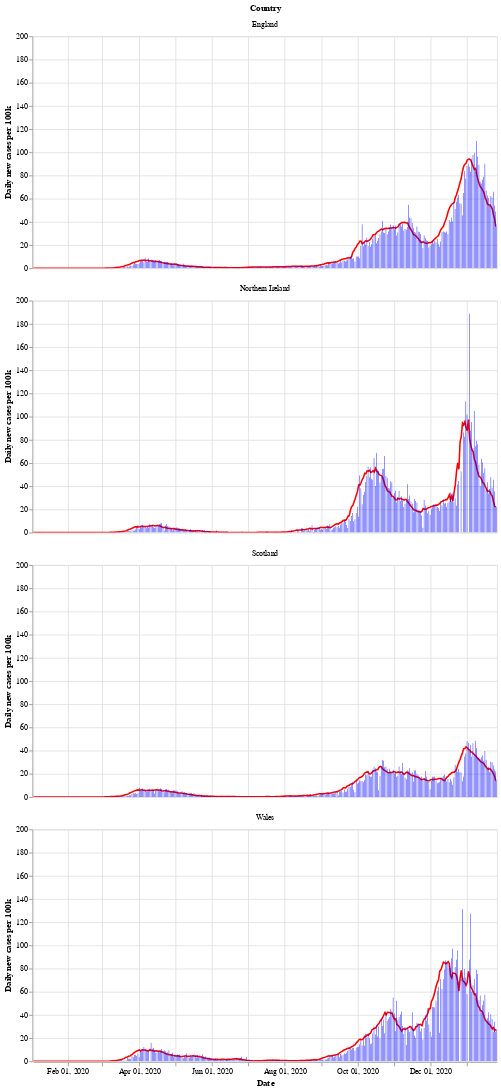

This figure's notebook cell:
### Markdown cell above
Next is a bar chart of the number of new cases in each country (per 100k population), with the 7 day moving average of cases. Again we see that Wales saw a longer period of raising and falling cases compared to the other countries.

After a period of cases falling, each nation is now seeing a rise in the number of cases - especially in Wales.

### Code cell
# collapse
bars = alt.Chart(uk_cases).mark_bar().encode(
    x=alt.X("yearmonthdate(date):T", axis=alt.Axis(title='Date')),
    y=alt.Y("newCasesRate:Q", axis=alt.Axis(title='Daily new cases per 100k')),
    tooltip='newCasesRate',
    color=alt.condition(
        alt.datum.dailyChange > 0,
        alt.value("orange"),  # The positive color
        alt.value("blue")  # The negative color
    )
).properties(title='New cases per 100k population with rolling 7 day average', width=600).interactive()
line = alt.Chart(uk_cases).mark_line(
    color='red',
    size=2,
).transform_window(
    rolling_mean='mean(newCasesRate)',
    frame=[0, 7],
    groupby=['areaName']
).encode(
    x='yearmonthdate(date):T',
    y='rolling_mean:Q'
)
alt.layer(line, bars, data=uk_cases).facet(alt.Row('areaName', title='Country'), columns=1)

### Figure 1 — Vega-Lite specification as saved in the notebook (floating-point values rounded to 4 significant figures; data arrays with more than 128 entries replaced by an {"elided": "..."} marker saying what was removed)
{"config": {"view": {"continuousWidth": 400, "continuousHeight": 300}}, "data": {"name": "data-bf894d0be0830126b1eb46bb50a14519"}, "facet": {"type": "nominal", "field": "areaName", "title": "Country"}, "spec": {"layer": [{"mark": {"type": "line", "color": "red", "size": 2}, "encoding": {"x": {"type": "temporal", "field": "date", "timeUnit": "yearmonthdate"}, "y": {"type": "quantitative", "field": "rolling_mean"}}, "transform": [{"window": [{"op": "mean", "field": "newCasesRate", "as": "rolling_mean"}], "frame": [0, 7], "groupby": ["areaName"]}]}, {"mark": "bar", "encoding": {"color": {"condition": {"value": "orange", "test": "(datum.dailyChange > 0)"}, "value": "blue"}, "tooltip": {"type": "quantitative", "field": "newCasesRate"}, "x": {"type": "temporal", "axis": {"title": "Date"}, "field": "date", "timeUnit": "yearmonthdate"}, "y": {"type": "quantitative", "axis": {"title": "Daily new cases per 100k"}, "field": "newCasesRate"}}, "selection": {"selector002": {"type": "interval", "bind": "scales", "encodings": ["x", "y"]}}, "title": "New cases per 100k population with rolling 7 day average", "width": 600}]}, "columns": 1, "$schema": "https://vega.github.io/schema/vega-lite/v4.8.1.json", "datasets": {"data-bf894d0be0830126b1eb46bb50a14519": {"elided": "1556 records"}}}
